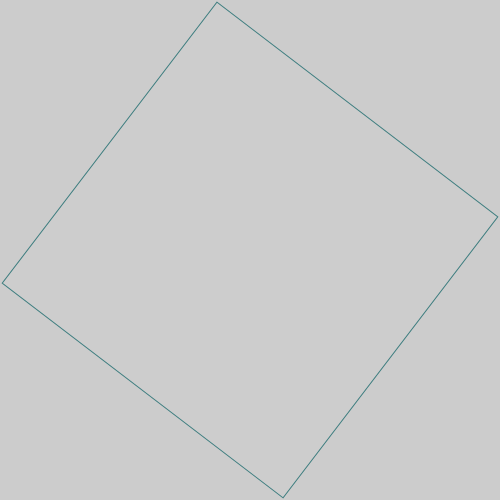
Frame 1 (no input)
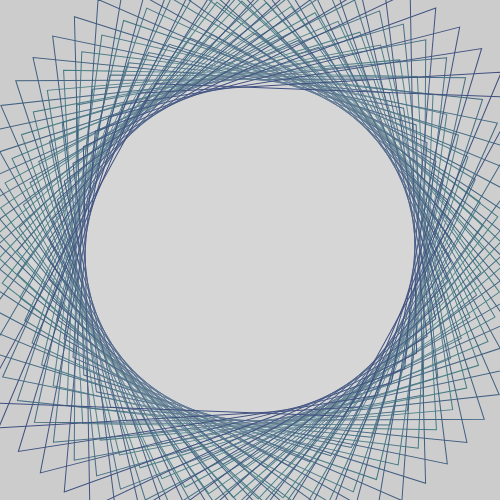
Frame 60 (no input)
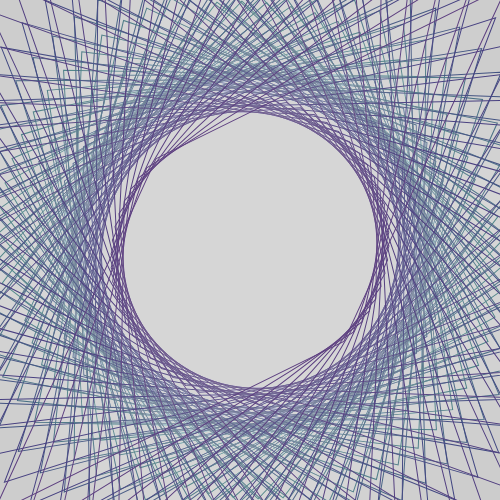
Frame 120 (the mouse pressed at the canvas centre since frame 60)

The p5.js sketch that drew these frames (run headless with seeded random() and noise() and a simulated clock; from frame 60 on, the mouse is pressed at the canvas centre):

// p5.js sketch
// ── sketch.js
// https://editor.p5js.org/jht9629-nyu/sketches/Hb_AjaQZP
// matt-parker-07_30-portal
// https://github.com/madparker/-p5t/blob/main/%23p5t/ArtSketch/07_30_2020/portal/portal.pde
// #p5t/ArtSketch/07_30_2020/portal/portal.pde

let c = 250,
  x = c,
  y = c,
  a = 1,
  b = -1;

function setup() {
  createCanvas(500, 500);
  background(204); // Processing default background
  colorMode(HSB, 99);
}

function draw() {
  fill(0, 0, 99, 1);
  translate(c, c);
  rotate(x / 10);
  stroke(abs(x / 5), 50, 50);
  quad(0, -y, x, 0, 0, y, -x, 0);
  x += a;
  y += b;
  if (x == -c || y == -c) {
    a = b;
    b *= -1;
  }
}

// ---- Original Processing source: #p5t/ArtSketch/07_30_2020/portal/portal.pde
/*
float c=250,x=c,y=c,a=1,b=-1;

void setup(){
  size(500,500);
  colorMode(HSB,99);
}

void draw(){
  fill(0,0,99,1);
  translate(c,c);
  rotate(x/10);
  stroke(abs(x/5),50,50);
  quad(0,-y,x,0,0,y,-x,0);
  x+=a;
  y+=b;
  if(x==-c||y==-c){
    a=b;
    b*=-1;
  }
}
*/
